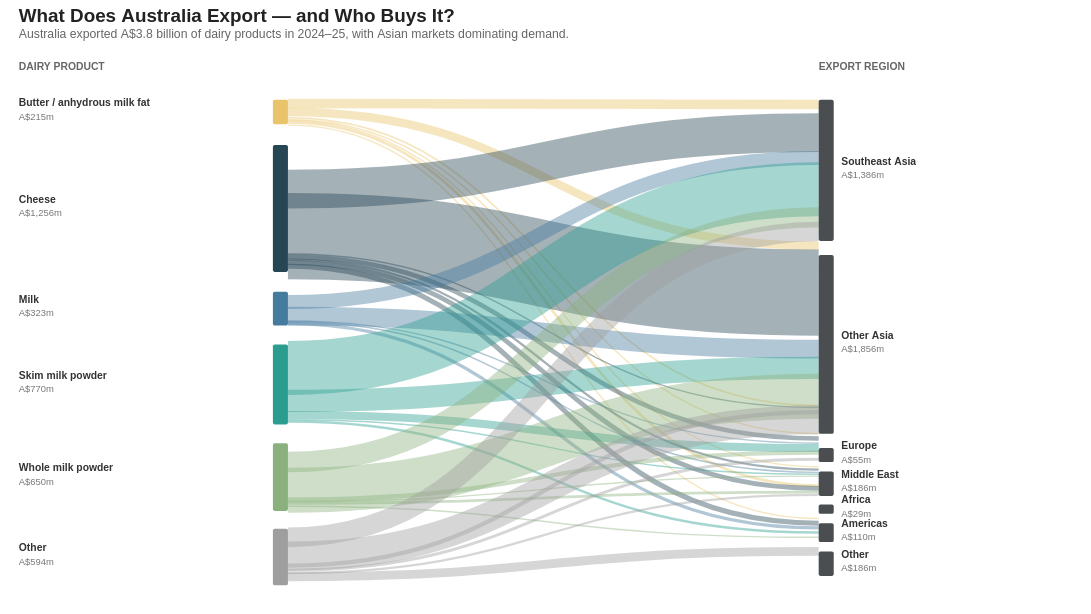

This figure's Vega-Lite source:
### Vega specification from a JSON file in a GitHub repository (floating-point values rounded to 4 significant figures)
{"$schema": "https://vega.github.io/schema/vega/v5.json", "width": 1120, "height": 536, "padding": {"top": 7, "left": 20, "right": 20, "bottom": 0}, "autosize": "pad", "title": {"text": "What Does Australia Export — and Who Buys It?", "subtitle": ["Australia exported A$3.8 billion of dairy products in 2024–25, with Asian markets dominating demand."], "anchor": "start", "frame": "group", "fontSize": 20, "fontWeight": "bold", "color": "#222222", "subtitleFontSize": 13, "subtitleColor": "#666666", "offset": 15}, "signals": [{"name": "nodeWidth", "value": 16}, {"name": "leftX", "value": 270}, {"name": "rightX", "value": 850}, {"name": "hoverConnection", "value": null, "on": [{"events": "mouseover[event.item && event.item.datum && event.item.mark.name && indexof(event.item.mark.name, 'linked_') === 0]", "update": "event.item.mark.name === 'linked_flows' ? {product: datum.product, region: datum.region} : indexof(event.item.mark.name, 'linked_products') === 0 ? {product: datum.name, region: null} : {product: null, region: datum.name}"}, {"events": "mouseout", "update": "null"}]}], "data": [{"name": "flows", "values": [{"product": "Butter / anhydrous milk fat", "region": "Southeast Asia", "value": 85, "sy": 24, "ty": 25}, {"product": "Butter / anhydrous milk fat", "region": "Other Asia", "value": 74, "sy": 33, "ty": 175}, {"product": "Butter / anhydrous milk fat", "region": "Europe", "value": 16, "sy": 39, "ty": 345}, {"product": "Butter / anhydrous milk fat", "region": "Middle East", "value": 5, "sy": 41, "ty": 375}, {"product": "Butter / anhydrous milk fat", "region": "Africa", "value": 4, "sy": 42, "ty": 410}, {"product": "Butter / anhydrous milk fat", "region": "Americas", "value": 24, "sy": 44, "ty": 430}, {"product": "Butter / anhydrous milk fat", "region": "Other", "value": 7, "sy": 47, "ty": 465}, {"product": "Cheese", "region": "Southeast Asia", "value": 344, "sy": 115, "ty": 55}, {"product": "Cheese", "region": "Other Asia", "value": 763, "sy": 165, "ty": 225}, {"product": "Cheese", "region": "Europe", "value": 1, "sy": 184, "ty": 347}, {"product": "Cheese", "region": "Middle East", "value": 41, "sy": 187, "ty": 380}, {"product": "Cheese", "region": "Africa", "value": 20, "sy": 190, "ty": 413}, {"product": "Cheese", "region": "Americas", "value": 42, "sy": 193, "ty": 433}, {"product": "Cheese", "region": "Other", "value": 45, "sy": 197, "ty": 470}, {"product": "Milk", "region": "Southeast Asia", "value": 124, "sy": 235, "ty": 82}, {"product": "Milk", "region": "Other Asia", "value": 166, "sy": 250, "ty": 285}, {"product": "Milk", "region": "Middle East", "value": 3, "sy": 255, "ty": 385}, {"product": "Milk", "region": "Africa", "value": 1, "sy": 256, "ty": 416}, {"product": "Milk", "region": "Other", "value": 29, "sy": 258, "ty": 475}, {"product": "Skim milk powder", "region": "Southeast Asia", "value": 478, "sy": 305, "ty": 115}, {"product": "Skim milk powder", "region": "Other Asia", "value": 197, "sy": 340, "ty": 305}, {"product": "Skim milk powder", "region": "Middle East", "value": 71, "sy": 355, "ty": 390}, {"product": "Skim milk powder", "region": "Africa", "value": 2, "sy": 360, "ty": 418}, {"product": "Skim milk powder", "region": "Other", "value": 22, "sy": 362, "ty": 480}, {"product": "Whole milk powder", "region": "Southeast Asia", "value": 181, "sy": 405, "ty": 145}, {"product": "Whole milk powder", "region": "Other Asia", "value": 399, "sy": 435, "ty": 335}, {"product": "Whole milk powder", "region": "Middle East", "value": 39, "sy": 445, "ty": 395}, {"product": "Whole milk powder", "region": "Africa", "value": 2, "sy": 447, "ty": 420}, {"product": "Whole milk powder", "region": "Americas", "value": 24, "sy": 449, "ty": 437}, {"product": "Whole milk powder", "region": "Other", "value": 5, "sy": 452, "ty": 485}, {"product": "Other", "region": "Southeast Asia", "value": 174, "sy": 485, "ty": 160}, {"product": "Other", "region": "Other Asia", "value": 257, "sy": 505, "ty": 360}, {"product": "Other", "region": "Europe", "value": 38, "sy": 515, "ty": 352}, {"product": "Other", "region": "Middle East", "value": 27, "sy": 520, "ty": 402}, {"product": "Other", "region": "Americas", "value": 20, "sy": 523, "ty": 440}, {"product": "Other", "region": "Other", "value": 78, "sy": 527, "ty": 500}], "transform": [{"type": "formula", "as": "strokeWidth", "expr": "max(1.5, datum.value * 0.12)"}, {"type": "formula", "as": "tooltipText", "expr": "datum.product + ' → ' + datum.region + ': A$' + format(datum.value, ',') + 'm'"}, {"type": "formula", "as": "connectionKey", "expr": "datum.product + '|' + datum.region"}]}, {"name": "products", "values": [{"name": "Butter / anhydrous milk fat", "value": 215, "y": 20, "h": 26}, {"name": "Cheese", "value": 1256, "y": 68, "h": 135}, {"name": "Milk", "value": 323, "y": 224, "h": 36}, {"name": "Skim milk powder", "value": 770, "y": 280, "h": 85}, {"name": "Whole milk powder", "value": 650, "y": 385, "h": 72}, {"name": "Other", "value": 594, "y": 476, "h": 60}], "transform": []}, {"name": "regions", "values": [{"name": "Southeast Asia", "value": 1386, "y": 20, "h": 150}, {"name": "Other Asia", "value": 1856, "y": 185, "h": 190}, {"name": "Europe", "value": 55, "y": 390, "h": 15}, {"name": "Middle East", "value": 186, "y": 415, "h": 26}, {"name": "Africa", "value": 29, "y": 450, "h": 10}, {"name": "Americas", "value": 110, "y": 470, "h": 20}, {"name": "Other", "value": 186, "y": 500, "h": 26}], "transform": []}], "scales": [{"name": "productColor", "type": "ordinal", "domain": ["Butter / anhydrous milk fat", "Cheese", "Milk", "Skim milk powder", "Whole milk powder", "Other"], "range": ["#E9C46A", "#264653", "#457B9D", "#2A9D8F", "#8AB17D", "#9E9E9E"]}], "marks": [{"type": "text", "encode": {"enter": {"x": {"value": 0}, "y": {"value": -12}, "text": {"value": "DAIRY PRODUCT"}, "align": {"value": "left"}, "fontSize": {"value": 11}, "fontWeight": {"value": "bold"}, "fill": {"value": "#666666"}}}}, {"type": "text", "encode": {"enter": {"x": {"signal": "rightX"}, "y": {"value": -12}, "text": {"value": "EXPORT REGION"}, "align": {"value": "left"}, "fontSize": {"value": 11}, "fontWeight": {"value": "bold"}, "fill": {"value": "#666666"}}}}, {"type": "path", "from": {"data": "flows"}, "encode": {"enter": {"stroke": {"scale": "productColor", "field": "product"}, "strokeWidth": {"field": "strokeWidth"}, "tooltip": {"field": "tooltipText"}}, "update": {"path": {"signal": "'M' + (leftX + nodeWidth) + ',' + datum.sy + ' C' + ((leftX + rightX) / 2) + ',' + datum.sy + ' ' + ((leftX + rightX) / 2) + ',' + datum.ty + ' ' + rightX + ',' + datum.ty"}, "strokeOpacity": {"signal": "hoverConnection === null ? 0.42 : (hoverConnection.product === null || datum.product === hoverConnection.product) && (hoverConnection.region === null || datum.region === hoverConnection.region) ? 0.95 : 0.06"}}}, "name": "linked_flows"}, {"type": "rect", "from": {"data": "products"}, "encode": {"enter": {"x": {"signal": "leftX"}, "x2": {"signal": "leftX + nodeWidth"}, "y": {"field": "y"}, "height": {"field": "h"}, "fill": {"scale": "productColor", "field": "name"}, "cornerRadius": {"value": 2}, "tooltip": {"signal": "datum.name + ': A$' + format(datum.value, ',') + 'm'"}}, "update": {"opacity": {"signal": "hoverConnection === null || (hoverConnection.product !== null ? datum.name === hoverConnection.product : indata('flows', 'connectionKey', datum.name + '|' + hoverConnection.region)) ? 1 : 0.25"}}}, "name": "linked_products_3"}, {"type": "text", "from": {"data": "products"}, "encode": {"enter": {"x": {"value": 0}, "y": {"field": "y"}, "dy": {"signal": "datum.h / 2 - 6"}, "text": {"field": "name"}, "align": {"value": "left"}, "fontSize": {"value": 11}, "fontWeight": {"value": "bold"}, "fill": {"value": "#333333"}, "tooltip": {"signal": "datum.name + ': A$' + format(datum.value, ',') + 'm'"}}, "update": {"opacity": {"signal": "hoverConnection === null || (hoverConnection.product !== null ? datum.name === hoverConnection.product : indata('flows', 'connectionKey', datum.name + '|' + hoverConnection.region)) ? 1 : 0.25"}}}, "name": "linked_products_4"}, {"type": "text", "from": {"data": "products"}, "encode": {"enter": {"x": {"value": 0}, "y": {"field": "y"}, "dy": {"signal": "datum.h / 2 + 8"}, "text": {"signal": "'A$' + format(datum.value, ',') + 'm'"}, "align": {"value": "left"}, "fontSize": {"value": 10}, "fill": {"value": "#777777"}, "tooltip": {"signal": "datum.name + ': A$' + format(datum.value, ',') + 'm'"}}, "update": {"opacity": {"signal": "hoverConnection === null || (hoverConnection.product !== null ? datum.name === hoverConnection.product : indata('flows', 'connectionKey', datum.name + '|' + hoverConnection.region)) ? 1 : 0.25"}}}, "name": "linked_products_5"}, {"type": "rect", "from": {"data": "regions"}, "encode": {"enter": {"x": {"signal": "rightX"}, "x2": {"signal": "rightX + nodeWidth"}, "y": {"field": "y"}, "height": {"field": "h"}, "fill": {"value": "#4A4E51"}, "cornerRadius": {"value": 2}, "tooltip": {"signal": "datum.name + ': A$' + format(datum.value, ',') + 'm'"}}, "update": {"opacity": {"signal": "hoverConnection === null || (hoverConnection.region !== null ? datum.name === hoverConnection.region : indata('flows', 'connectionKey', hoverConnection.product + '|' + datum.name)) ? 1 : 0.25"}}}, "name": "linked_regions_6"}, {"type": "text", "from": {"data": "regions"}, "encode": {"enter": {"x": {"signal": "rightX + nodeWidth + 8"}, "y": {"field": "y"}, "dy": {"signal": "datum.h / 2 - 6"}, "text": {"field": "name"}, "align": {"value": "left"}, "fontSize": {"value": 11}, "fontWeight": {"value": "bold"}, "fill": {"value": "#333333"}, "tooltip": {"signal": "datum.name + ': A$' + format(datum.value, ',') + 'm'"}}, "update": {"opacity": {"signal": "hoverConnection === null || (hoverConnection.region !== null ? datum.name === hoverConnection.region : indata('flows', 'connectionKey', hoverConnection.product + '|' + datum.name)) ? 1 : 0.25"}}}, "name": "linked_regions_7"}, {"type": "text", "from": {"data": "regions"}, "encode": {"enter": {"x": {"signal": "rightX + nodeWidth + 8"}, "y": {"field": "y"}, "dy": {"signal": "datum.h / 2 + 8"}, "text": {"signal": "'A$' + format(datum.value, ',') + 'm'"}, "align": {"value": "left"}, "fontSize": {"value": 10}, "fill": {"value": "#777777"}, "tooltip": {"signal": "datum.name + ': A$' + format(datum.value, ',') + 'm'"}}, "update": {"opacity": {"signal": "hoverConnection === null || (hoverConnection.region !== null ? datum.name === hoverConnection.region : indata('flows', 'connectionKey', hoverConnection.product + '|' + datum.name)) ? 1 : 0.25"}}}, "name": "linked_regions_8"}], "config": {"background": "white"}}
